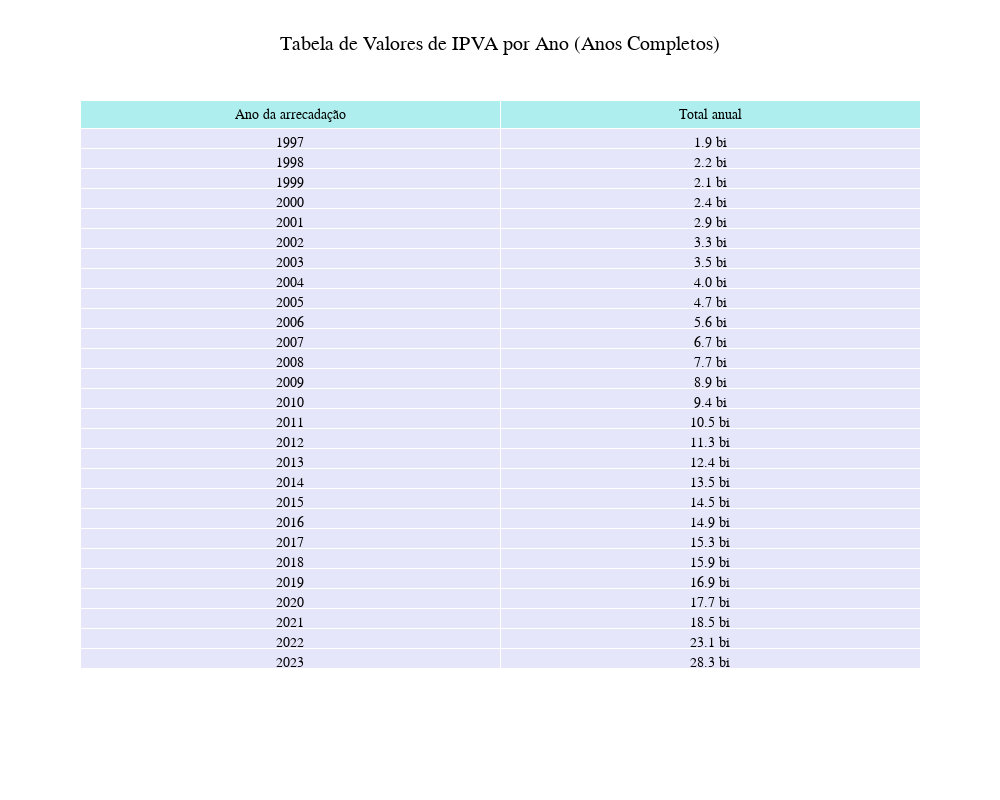

Notebook code cell kept with this figure:
### Code cell
import plotly.graph_objects as go
import pandas as pd

# Suponha que você já tenha o DataFrame df_sp (certifique-se de carregá-lo corretamente)

# Agrupar por ano e mês, somando os valores de IPVA
df_sp_ano_mes = df_sp.groupby(['ANO2', 'MÊS'])['va_outros_tributos_ipva'].sum().reset_index()

# Identificar os anos que possuem meses ausentes
anos_com_meses_completos = df_sp_ano_mes.groupby('ANO2')['MÊS'].count().reset_index()

# Filtrar apenas os anos que possuem 12 meses
anos_completos = anos_com_meses_completos[anos_com_meses_completos['MÊS'] == 12]['ANO2']

# Agora, agrupar novamente pelos anos, mas excluindo os anos com meses ausentes
df_ano_ipva = df_sp[df_sp['ANO2'].isin(anos_completos)].groupby('ANO2')['va_outros_tributos_ipva'].sum().reset_index()

# Exibir o DataFrame com os anos completos
print(df_ano_ipva)

# Função para formatar números em "bi"
def format_billion(x):
    return f"{x / 1e9:.1f} bi"

# Aplicar a formatação na coluna de IPVA
df_ano_ipva['va_outros_tributos_ipva'] = df_ano_ipva['va_outros_tributos_ipva'].apply(format_billion)

# Criar a tabela com Plotly
fig = go.Figure(data=[go.Table(
    header=dict(
                #values=df_ano_ipva.columns,
                values=['Ano da arrecadação','Total anual'],
                fill_color='paleturquoise',  # Cor de fundo para o cabeçalho
                align='center',  # Alinhamento do texto no cabeçalho
                font=dict(color='black', size=14, family="Arial")),  # Fonte do cabeçalho
    cells=dict(values=[df_ano_ipva[col] for col in df_ano_ipva.columns],
               fill_color='lavender',  # Cor de fundo para as células
               align='center',  # Alinhamento do texto nas células
               font=dict(color='black', size=14, family="Arial"))  # Fonte das células
)])

# Ajustar layout da figura para garantir que a tabela caiba completamente
fig.update_layout(
    title="Tabela de Valores de IPVA por Ano (Anos Completos)",
    title_x=0.5,  # Centralizar o título
    title_font=dict(size=20, family="Arial", color="black"),  # Título com fonte maior
    height=800,  # Altura ajustada para comportar mais dados
    width=1000  # Largura ajustada para acomodar as colunas
)

# Exibir a tabela
fig.show()

### Figure 1 — Plotly figure (JSON) as saved in the notebook; plotly's stock layout.template omitted (floating-point values rounded to 4 significant figures)
{"data": [{"cells": {"align": "center", "fill": {"color": "lavender"}, "font": {"color": "black", "family": "Arial", "size": 14}, "values": [[1997, 1998, 1999, 2000, 2001, 2002, 2003, 2004, 2005, 2006, 2007, 2008, 2009, 2010, 2011, 2012, 2013, 2014, 2015, 2016, 2017, 2018, 2019, 2020, 2021, 2022, 2023], ["1.9 bi", "2.2 bi", "2.1 bi", "2.4 bi", "2.9 bi", "3.3 bi", "3.5 bi", "4.0 bi", "4.7 bi", "5.6 bi", "6.7 bi", "7.7 bi", "8.9 bi", "9.4 bi", "10.5 bi", "11.3 bi", "12.4 bi", "13.5 bi", "14.5 bi", "14.9 bi", "15.3 bi", "15.9 bi", "16.9 bi", "17.7 bi", "18.5 bi", "23.1 bi", "28.3 bi"]]}, "header": {"align": "center", "fill": {"color": "paleturquoise"}, "font": {"color": "black", "family": "Arial", "size": 14}, "values": ["Ano da arrecadação", "Total anual"]}, "type": "table"}], "layout": {"height": 800, "title": {"font": {"color": "black", "family": "Arial", "size": 20}, "text": "Tabela de Valores de IPVA por Ano (Anos Completos)", "x": 0.5}, "width": 1000}}
